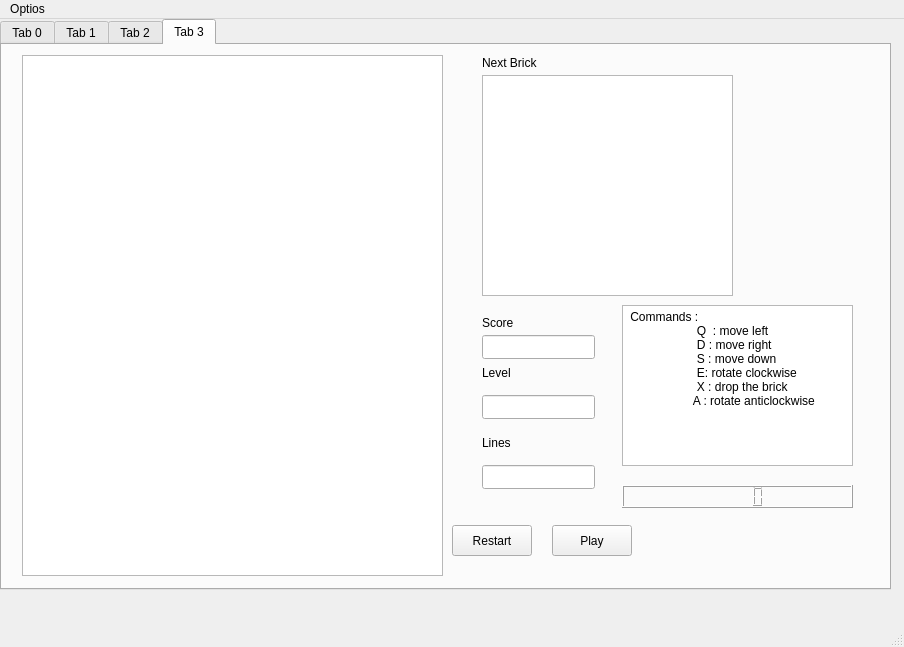
<?xml version="1.0" encoding="UTF-8"?>
<ui version="4.0">
 <class>MainWindow</class>
 <widget class="QMainWindow" name="MainWindow">
  <property name="geometry">
   <rect>
    <x>0</x>
    <y>0</y>
    <width>904</width>
    <height>647</height>
   </rect>
  </property>
  <property name="windowTitle">
   <string>MainWindow</string>
  </property>
  <widget class="QWidget" name="centralwidget">
   <property name="maximumSize">
    <size>
     <width>1202</width>
     <height>729</height>
    </size>
   </property>
   <widget class="QTabWidget" name="tabWidget">
    <property name="geometry">
     <rect>
      <x>0</x>
      <y>0</y>
      <width>891</width>
      <height>571</height>
     </rect>
    </property>
    <property name="currentIndex">
     <number>3</number>
    </property>
    <widget class="QWidget" name="tab_settings">
     <attribute name="title">
      <string>Tab 0</string>
     </attribute>
     <widget class="QCheckBox" name="checkBox_perso_size_yes">
      <property name="geometry">
       <rect>
        <x>20</x>
        <y>50</y>
        <width>77</width>
        <height>22</height>
       </rect>
      </property>
      <property name="text">
       <string>yes</string>
      </property>
      <property name="autoExclusive">
       <bool>true</bool>
      </property>
     </widget>
     <widget class="QCheckBox" name="checkBox_perso_size_no">
      <property name="geometry">
       <rect>
        <x>20</x>
        <y>90</y>
        <width>77</width>
        <height>22</height>
       </rect>
      </property>
      <property name="text">
       <string>no</string>
      </property>
      <property name="autoExclusive">
       <bool>true</bool>
      </property>
     </widget>
     <widget class="QLineEdit" name="lineEdit_PhrasePerso">
      <property name="geometry">
       <rect>
        <x>10</x>
        <y>20</y>
        <width>271</width>
        <height>24</height>
       </rect>
      </property>
      <property name="text">
       <string>Would like to have the regular Size of the board ?</string>
      </property>
      <property name="readOnly">
       <bool>true</bool>
      </property>
     </widget>
     <widget class="QPushButton" name="pushButton_submit_personalise">
      <property name="geometry">
       <rect>
        <x>120</x>
        <y>80</y>
        <width>80</width>
        <height>24</height>
       </rect>
      </property>
      <property name="text">
       <string>Submit</string>
      </property>
     </widget>
     <widget class="QLineEdit" name="lineEdit_2_victory_score">
      <property name="geometry">
       <rect>
        <x>20</x>
        <y>130</y>
        <width>141</width>
        <height>24</height>
       </rect>
      </property>
      <property name="text">
       <string>Insert the winning  score :</string>
      </property>
      <property name="readOnly">
       <bool>true</bool>
      </property>
     </widget>
     <widget class="QLineEdit" name="lineEdit_vicotry_level">
      <property name="geometry">
       <rect>
        <x>20</x>
        <y>160</y>
        <width>131</width>
        <height>24</height>
       </rect>
      </property>
      <property name="text">
       <string>Insert the victory level :</string>
      </property>
      <property name="readOnly">
       <bool>true</bool>
      </property>
     </widget>
     <widget class="QLineEdit" name="lineEdit_victoryLines">
      <property name="geometry">
       <rect>
        <x>20</x>
        <y>190</y>
        <width>291</width>
        <height>24</height>
       </rect>
      </property>
      <property name="text">
       <string>How many lines  you want to delete to win the game :</string>
      </property>
      <property name="readOnly">
       <bool>true</bool>
      </property>
     </widget>
     <widget class="QLineEdit" name="lineEdit_vicotory_score_value">
      <property name="geometry">
       <rect>
        <x>170</x>
        <y>130</y>
        <width>111</width>
        <height>24</height>
       </rect>
      </property>
     </widget>
     <widget class="QLineEdit" name="lineEdit_victory_level_value">
      <property name="geometry">
       <rect>
        <x>170</x>
        <y>160</y>
        <width>113</width>
        <height>24</height>
       </rect>
      </property>
     </widget>
     <widget class="QLineEdit" name="lineEdit_victory_lines_values">
      <property name="geometry">
       <rect>
        <x>320</x>
        <y>190</y>
        <width>113</width>
        <height>24</height>
       </rect>
      </property>
     </widget>
     <widget class="QLineEdit" name="lineEdit_setter_timer">
      <property name="geometry">
       <rect>
        <x>20</x>
        <y>220</y>
        <width>161</width>
        <height>24</height>
       </rect>
      </property>
      <property name="text">
       <string>Set the   timer  in minutes :  </string>
      </property>
      <property name="readOnly">
       <bool>true</bool>
      </property>
     </widget>
     <widget class="QLineEdit" name="lineEdit_setter_time_value">
      <property name="geometry">
       <rect>
        <x>210</x>
        <y>220</y>
        <width>113</width>
        <height>24</height>
       </rect>
      </property>
     </widget>
    </widget>
    <widget class="QWidget" name="tab_personlise_board">
     <attribute name="title">
      <string>Tab 1</string>
     </attribute>
     <widget class="QLineEdit" name="lineEdit_insert_height">
      <property name="geometry">
       <rect>
        <x>20</x>
        <y>30</y>
        <width>171</width>
        <height>24</height>
       </rect>
      </property>
      <property name="text">
       <string>Insert the height of the board : </string>
      </property>
      <property name="readOnly">
       <bool>true</bool>
      </property>
     </widget>
     <widget class="QLineEdit" name="lineEdit_height_value">
      <property name="geometry">
       <rect>
        <x>220</x>
        <y>30</y>
        <width>113</width>
        <height>24</height>
       </rect>
      </property>
     </widget>
     <widget class="QLineEdit" name="lineEdit_insert_width">
      <property name="geometry">
       <rect>
        <x>20</x>
        <y>70</y>
        <width>171</width>
        <height>24</height>
       </rect>
      </property>
      <property name="text">
       <string>Insert the width of the board :</string>
      </property>
      <property name="readOnly">
       <bool>true</bool>
      </property>
     </widget>
     <widget class="QLineEdit" name="lineEdit_width_value">
      <property name="geometry">
       <rect>
        <x>220</x>
        <y>70</y>
        <width>113</width>
        <height>24</height>
       </rect>
      </property>
     </widget>
     <widget class="QTextEdit" name="textEdit_rappelSize">
      <property name="geometry">
       <rect>
        <x>20</x>
        <y>140</y>
        <width>104</width>
        <height>111</height>
       </rect>
      </property>
      <property name="readOnly">
       <bool>true</bool>
      </property>
      <property name="html">
       <string>&lt;!DOCTYPE HTML PUBLIC &quot;-//W3C//DTD HTML 4.0//EN&quot; &quot;http://www.w3.org/TR/REC-html40/strict.dtd&quot;&gt;
&lt;html&gt;&lt;head&gt;&lt;meta name=&quot;qrichtext&quot; content=&quot;1&quot; /&gt;&lt;meta charset=&quot;utf-8&quot; /&gt;&lt;style type=&quot;text/css&quot;&gt;
p, li { white-space: pre-wrap; }
hr { height: 1px; border-width: 0; }
li.unchecked::marker { content: &quot;\2610&quot;; }
li.checked::marker { content: &quot;\2612&quot;; }
&lt;/style&gt;&lt;/head&gt;&lt;body style=&quot; font-family:'.AppleSystemUIFont'; font-size:13pt; font-weight:400; font-style:normal;&quot;&gt;
&lt;p style=&quot; margin-top:0px; margin-bottom:0px; margin-left:0px; margin-right:0px; -qt-block-indent:0; text-indent:0px;&quot;&gt;&lt;span style=&quot; font-family:'Segoe UI'; font-size:9pt;&quot;&gt;make sure to choose a  size between 10x10 &lt;/span&gt;&lt;/p&gt;
&lt;p style=&quot; margin-top:0px; margin-bottom:0px; margin-left:0px; margin-right:0px; -qt-block-indent:0; text-indent:0px;&quot;&gt;&lt;span style=&quot; font-family:'Segoe UI'; font-size:9pt;&quot;&gt;and 30x25&lt;/span&gt;&lt;/p&gt;
&lt;p style=&quot;-qt-paragraph-type:empty; margin-top:0px; margin-bottom:0px; margin-left:0px; margin-right:0px; -qt-block-indent:0; text-indent:0px; font-family:'Segoe UI'; font-size:9pt;&quot;&gt;&lt;br /&gt;&lt;/p&gt;&lt;/body&gt;&lt;/html&gt;</string>
      </property>
     </widget>
     <widget class="QPushButton" name="_submit_new_size">
      <property name="geometry">
       <rect>
        <x>180</x>
        <y>170</y>
        <width>80</width>
        <height>24</height>
       </rect>
      </property>
      <property name="text">
       <string>Submit</string>
      </property>
     </widget>
    </widget>
    <widget class="QWidget" name="tab_2">
     <attribute name="title">
      <string>Tab 2</string>
     </attribute>
     <widget class="QLineEdit" name="lineEdit">
      <property name="geometry">
       <rect>
        <x>40</x>
        <y>30</y>
        <width>201</width>
        <height>24</height>
       </rect>
      </property>
      <property name="text">
       <string>Do you want to prefill the board ?</string>
      </property>
      <property name="readOnly">
       <bool>true</bool>
      </property>
     </widget>
     <widget class="QCheckBox" name="checkBox_yesPrefill">
      <property name="geometry">
       <rect>
        <x>40</x>
        <y>70</y>
        <width>77</width>
        <height>22</height>
       </rect>
      </property>
      <property name="text">
       <string>Yes </string>
      </property>
      <property name="autoExclusive">
       <bool>true</bool>
      </property>
     </widget>
     <widget class="QCheckBox" name="checkBox_noPrefill">
      <property name="geometry">
       <rect>
        <x>100</x>
        <y>70</y>
        <width>77</width>
        <height>22</height>
       </rect>
      </property>
      <property name="text">
       <string>No</string>
      </property>
      <property name="autoExclusive">
       <bool>true</bool>
      </property>
     </widget>
     <widget class="QLineEdit" name="lineEdit_question_prefill">
      <property name="geometry">
       <rect>
        <x>40</x>
        <y>130</y>
        <width>341</width>
        <height>24</height>
       </rect>
      </property>
      <property name="text">
       <string>How many blocks you want to use to prefill your board with ?</string>
      </property>
      <property name="readOnly">
       <bool>true</bool>
      </property>
     </widget>
     <widget class="QLineEdit" name="lineEdit_blocksToFillValue">
      <property name="geometry">
       <rect>
        <x>400</x>
        <y>130</y>
        <width>113</width>
        <height>24</height>
       </rect>
      </property>
     </widget>
     <widget class="QPushButton" name="pushButton_submit_prefil_board">
      <property name="geometry">
       <rect>
        <x>50</x>
        <y>180</y>
        <width>80</width>
        <height>24</height>
       </rect>
      </property>
      <property name="text">
       <string>Submit</string>
      </property>
     </widget>
    </widget>
    <widget class="QWidget" name="tab_game">
     <attribute name="title">
      <string>Tab 3</string>
     </attribute>
     <widget class="QGraphicsView" name="graphicsView">
      <property name="geometry">
       <rect>
        <x>20</x>
        <y>10</y>
        <width>421</width>
        <height>521</height>
       </rect>
      </property>
     </widget>
     <widget class="QGraphicsView" name="graphicsView_NextBrick">
      <property name="geometry">
       <rect>
        <x>480</x>
        <y>30</y>
        <width>251</width>
        <height>221</height>
       </rect>
      </property>
     </widget>
     <widget class="QLabel" name="label_NextBrick">
      <property name="geometry">
       <rect>
        <x>480</x>
        <y>10</y>
        <width>61</width>
        <height>16</height>
       </rect>
      </property>
      <property name="text">
       <string>Next Brick</string>
      </property>
     </widget>
     <widget class="QLabel" name="label_Score">
      <property name="geometry">
       <rect>
        <x>480</x>
        <y>270</y>
        <width>49</width>
        <height>16</height>
       </rect>
      </property>
      <property name="text">
       <string>Score</string>
      </property>
     </widget>
     <widget class="QLineEdit" name="lineEdit_Score">
      <property name="geometry">
       <rect>
        <x>480</x>
        <y>290</y>
        <width>113</width>
        <height>24</height>
       </rect>
      </property>
      <property name="readOnly">
       <bool>true</bool>
      </property>
     </widget>
     <widget class="QLabel" name="label_Level">
      <property name="geometry">
       <rect>
        <x>480</x>
        <y>320</y>
        <width>49</width>
        <height>16</height>
       </rect>
      </property>
      <property name="text">
       <string>Level</string>
      </property>
     </widget>
     <widget class="QLineEdit" name="lineEdit_Level">
      <property name="geometry">
       <rect>
        <x>480</x>
        <y>350</y>
        <width>113</width>
        <height>24</height>
       </rect>
      </property>
      <property name="readOnly">
       <bool>true</bool>
      </property>
     </widget>
     <widget class="QLabel" name="label_Lines">
      <property name="geometry">
       <rect>
        <x>480</x>
        <y>390</y>
        <width>49</width>
        <height>16</height>
       </rect>
      </property>
      <property name="text">
       <string>Lines</string>
      </property>
     </widget>
     <widget class="QLineEdit" name="lineEdit_Lines">
      <property name="geometry">
       <rect>
        <x>480</x>
        <y>420</y>
        <width>113</width>
        <height>24</height>
       </rect>
      </property>
      <property name="readOnly">
       <bool>true</bool>
      </property>
     </widget>
     <widget class="QPushButton" name="pushButton_Restart">
      <property name="geometry">
       <rect>
        <x>450</x>
        <y>480</y>
        <width>80</width>
        <height>31</height>
       </rect>
      </property>
      <property name="text">
       <string>Restart</string>
      </property>
     </widget>
     <widget class="QPushButton" name="pushButton_Play">
      <property name="geometry">
       <rect>
        <x>550</x>
        <y>480</y>
        <width>80</width>
        <height>31</height>
       </rect>
      </property>
      <property name="text">
       <string>Play</string>
      </property>
     </widget>
     <widget class="QTextEdit" name="textEdit_rappelCommands">
      <property name="geometry">
       <rect>
        <x>620</x>
        <y>260</y>
        <width>231</width>
        <height>161</height>
       </rect>
      </property>
      <property name="tabletTracking">
       <bool>true</bool>
      </property>
      <property name="readOnly">
       <bool>true</bool>
      </property>
      <property name="html">
       <string>&lt;!DOCTYPE HTML PUBLIC &quot;-//W3C//DTD HTML 4.0//EN&quot; &quot;http://www.w3.org/TR/REC-html40/strict.dtd&quot;&gt;
&lt;html&gt;&lt;head&gt;&lt;meta name=&quot;qrichtext&quot; content=&quot;1&quot; /&gt;&lt;meta charset=&quot;utf-8&quot; /&gt;&lt;style type=&quot;text/css&quot;&gt;
p, li { white-space: pre-wrap; }
hr { height: 1px; border-width: 0; }
li.unchecked::marker { content: &quot;\2610&quot;; }
li.checked::marker { content: &quot;\2612&quot;; }
&lt;/style&gt;&lt;/head&gt;&lt;body style=&quot; font-family:'.AppleSystemUIFont'; font-size:13pt; font-weight:400; font-style:normal;&quot;&gt;
&lt;p style=&quot; margin-top:0px; margin-bottom:0px; margin-left:0px; margin-right:0px; -qt-block-indent:0; text-indent:0px;&quot;&gt;&lt;span style=&quot; font-family:'Segoe UI'; font-size:9pt;&quot;&gt; Commands : &lt;/span&gt;&lt;/p&gt;
&lt;p style=&quot; margin-top:0px; margin-bottom:0px; margin-left:0px; margin-right:0px; -qt-block-indent:0; text-indent:0px;&quot;&gt;&lt;span style=&quot; font-family:'Segoe UI'; font-size:9pt;&quot;&gt;                     Q  : move left&lt;/span&gt;&lt;/p&gt;
&lt;p style=&quot; margin-top:0px; margin-bottom:0px; margin-left:0px; margin-right:0px; -qt-block-indent:0; text-indent:0px;&quot;&gt;&lt;span style=&quot; font-family:'Segoe UI'; font-size:9pt;&quot;&gt;                     D : move right &lt;/span&gt;&lt;/p&gt;
&lt;p style=&quot; margin-top:0px; margin-bottom:0px; margin-left:0px; margin-right:0px; -qt-block-indent:0; text-indent:0px;&quot;&gt;&lt;span style=&quot; font-family:'Segoe UI'; font-size:9pt;&quot;&gt;                     S : move down&lt;/span&gt;&lt;/p&gt;
&lt;p style=&quot; margin-top:0px; margin-bottom:0px; margin-left:0px; margin-right:0px; -qt-block-indent:0; text-indent:0px;&quot;&gt;&lt;span style=&quot; font-family:'Segoe UI'; font-size:9pt;&quot;&gt;                     E: rotate clockwise	&lt;/span&gt;&lt;/p&gt;
&lt;p style=&quot; margin-top:0px; margin-bottom:0px; margin-left:0px; margin-right:0px; -qt-block-indent:0; text-indent:0px;&quot;&gt;&lt;span style=&quot; font-family:'Segoe UI'; font-size:9pt;&quot;&gt;                     X : drop the brick&lt;/span&gt;&lt;/p&gt;
&lt;p style=&quot; margin-top:0px; margin-bottom:0px; margin-left:0px; margin-right:0px; -qt-block-indent:0; text-indent:0px;&quot;&gt;&lt;span style=&quot; font-family:'Segoe UI'; font-size:9pt;&quot;&gt;                    A : rotate anticlockwise&lt;/span&gt;&lt;/p&gt;
&lt;p style=&quot; margin-top:0px; margin-bottom:0px; margin-left:0px; margin-right:0px; -qt-block-indent:0; text-indent:0px;&quot;&gt;&lt;span style=&quot; font-family:'Segoe UI'; font-size:9pt;&quot;&gt;                   &lt;/span&gt;&lt;/p&gt;
&lt;p style=&quot; margin-top:0px; margin-bottom:0px; margin-left:0px; margin-right:0px; -qt-block-indent:0; text-indent:0px;&quot;&gt;&lt;span style=&quot; font-family:'Segoe UI'; font-size:9pt;&quot;&gt;    &lt;/span&gt;&lt;/p&gt;&lt;/body&gt;&lt;/html&gt;</string>
      </property>
     </widget>
     <widget class="QLCDNumber" name="lcdNumber_timer">
      <property name="geometry">
       <rect>
        <x>620</x>
        <y>440</y>
        <width>231</width>
        <height>23</height>
       </rect>
      </property>
     </widget>
    </widget>
   </widget>
  </widget>
  <widget class="QStatusBar" name="statusbar"/>
  <widget class="QMenuBar" name="menuBar">
   <property name="geometry">
    <rect>
     <x>0</x>
     <y>0</y>
     <width>904</width>
     <height>24</height>
    </rect>
   </property>
   <widget class="QMenu" name="menuOptios">
    <property name="title">
     <string>Optios</string>
    </property>
    <addaction name="actionExit"/>
   </widget>
   <addaction name="menuOptios"/>
  </widget>
  <action name="actionExit">
   <property name="text">
    <string>Exit</string>
   </property>
   <property name="menuRole">
    <enum>QAction::NoRole</enum>
   </property>
  </action>
 </widget>
 <resources/>
 <connections/>
</ui>
